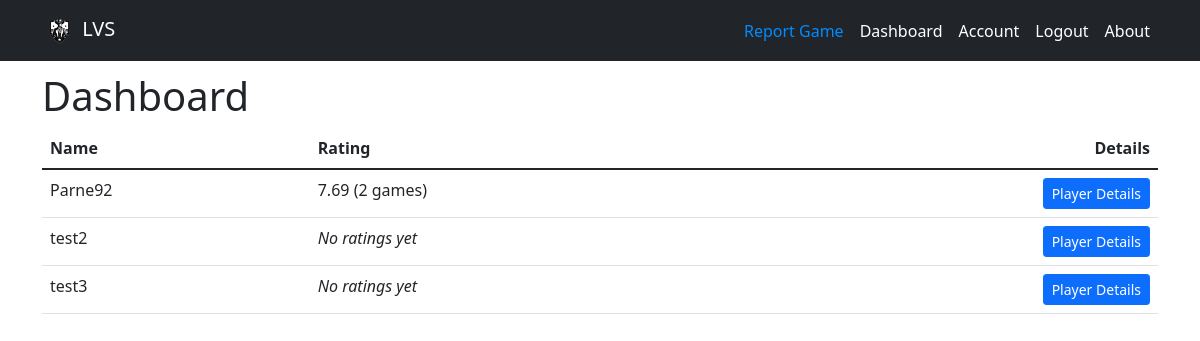
The app's page /dashboard (signed in) with its own data.
### models.py (models this page shows, shortened)
class Player(UserMixin, db.Model):
    __tablename__ = 'player'
    id = db.Column(Integer, primary_key=True)
    username = db.Column(String(20), unique = True)
    password = db.Column(db.String(100))
    rating = db.Column(Float)

class Game(db.Model):
    __tablename__ = 'game'
    id = db.Column(Integer, primary_key = True)
    position = db.Column(String(10))
    playerid = Column(Integer, ForeignKey('player.id', ondelete="CASCADE"))
    rating = Column(Float)
    game_date = Column(DateTime)
    goals = Column(Integer)
    assists = Column(Integer)
    tackles = Column(Integer)
    saves = Column(Integer)
    time = Column(Integer)

### app.py (the view)
@app.route('/dashboard', methods=['GET'])
def dashboard():
    print('Request for home page received')
    players = Player.query.order_by(Player.rating).all()
    return render_template('dashboard.html', players = players)

### app.py (called while the page is built)
@login_manager.user_loader
def load_user(id):
    return Player.query.get(int(id))

@app.context_processor
def utility_processor():
    def games_rating(id):
        games = Game.query.where(Game.playerid == id)
        ratings = []
        game_count = 0
        for game in games:
            ratings += [game.rating]
            game_count += 1
        avg_rating = sum(ratings) / len(ratings) if ratings else 0
        avg_rating = "{:.2f}".format(avg_rating)
        return {'avg_rating': avg_rating, 'game_count': game_count}
    return dict(games_rating=games_rating)

### templates/dashboard.html (shortened to what this page needs)
{% extends "base.html" %}
{% block head %}
    {{ super() }}
{% endblock %}
{% block content %}
      <h1>Dashboard</h1>
      {% if True %}
          <table class="table">
              <thead>
                  <tr>
                      <th>Name</th>
                      <th>Rating</th>
                      <th class="text-end">Details</th>
                  </tr>
              </thead>
              <tbody>
                  {% for player in players %}
                      <tr>
                          <td>{{ player.username }}</td>
                          <td>{% include "games_rating.html" %}</td>
                          <td class="text-end"><a href="{{ url_for('details', id=player.id) }}" class="btn btn-sm btn-primary">Player Details</a></td>
                      </tr>
                  {% endfor %}
              </tbody>
          </table>
      {% else %}
          <p>No Users have reported games!</p>
      {% endif %}
{% endblock %}

### templates/games_rating.html (shortened to what this page needs)
{% if games_rating(player.id)["game_count"] %}
    <span class="score">
        <span class="align-top">
            {{ games_rating(player.id)["avg_rating"]|float }} ({{games_rating(player.id)["game_count"]}} {% if games_rating(player.id)["game_count"] == 1 %} game{% else %} games{% endif %})
        </span>
    </span>
{% else %}
  <span class="fst-italic">No ratings yet</span>
{% endif %}

### templates/dashboard.html (style rules this page uses)
body { min-height: 75rem; padding-top: 4.5rem; align-items: center; }

### records on screen
Player: username "Parne92", shows "games"
Game: rating.rating "7.69", rating.rating "2"
Player: username "test2", shows "No ratings yet"
Player: username "test3", shows "No ratings yet"
